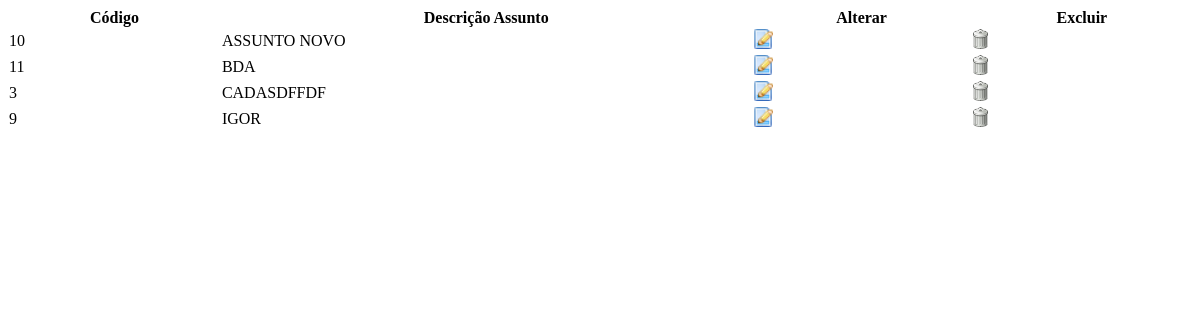
Before: /site/recursos/includes/listar/listar_assuntos.php (signed in) with the older database file.
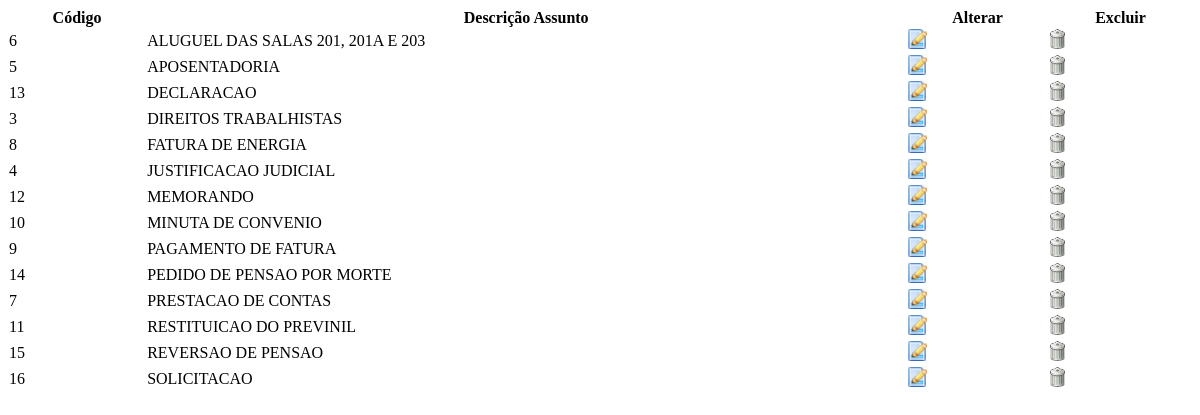
After: the same page with the newer database file.
### tables this page shows
CREATE TABLE `assunto` (
  `idAssunto` int(11) NOT NULL,
  `descricao_assunto` varchar(50) NOT NULL,
  `usuario` varchar(50) NOT NULL
);

### site/recursos/includes/listar/listar_assuntos.php (the view, shortened to what this page needs)
<!DOCTYPE html>
<html>
    <head>
    </head>
    <body>
        <div style="overflow: auto; max-width: 100%;">
            <table id="table" class="display" cellspacing="0" width="100%">
                <thead>
                    <tr>
                        <th>Código</th>
                        <th>Descrição Assunto</th>
                        <th>Alterar</th>
                        <th>Excluir</th>
                    </tr>
                </thead>
                <tbody>
                    <?php
                    include_once '../estrutura/conexao/conexao.php';
                    $sql = "select * FROM assunto order by descricao_assunto";
                    $query = $pdo->prepare($sql);
                    $query->execute();
                    for ($i = 0; $dados = $query->fetch(); $i++) {
                        ?>
                        <tr>
                            <td><?php echo $dados['idAssunto']; ?></td>
                            <td><?php echo $dados['descricao_assunto']; ?></td>
                            <td><a href="#" id="edit-editar" data-id="<?php echo $dados['idAssunto']; ?>|<?php echo $dados['descricao_assunto']; ?>"><img src="recursos/imagens/estrutura/alterar.png" height="20px;" alt="alterar"></a></td>
                            <td><a href="#" id="edit-excluir"  data-id="<?php echo $dados['idAssunto']; ?>|<?php echo $dados['descricao_assunto']; ?>"><img src="recursos/imagens/estrutura/lixeira.png" alt="excluir" height="20px;"></a></td>
                        </tr>
                        <?php
                    }
                    ?>
                </tbody>
            </table>
        </div>
    </body>
</html>

Changed rows visible on the page:
added assunto: idAssunto "6", descricao_assunto "ALUGUEL DAS SALAS 201, 201A E 203"
added assunto: idAssunto "5", descricao_assunto "APOSENTADORIA"
added assunto: idAssunto "13", descricao_assunto "DECLARACAO"
changed assunto id 3: descricao_assunto "CADASDFFDF" → "DIREITOS TRABALHISTAS"; moves up the list
added assunto: idAssunto "8", descricao_assunto "FATURA DE ENERGIA"
added assunto: idAssunto "4", descricao_assunto "JUSTIFICACAO JUDICIAL"
added assunto: idAssunto "12", descricao_assunto "MEMORANDO"
changed assunto id 10: descricao_assunto "ASSUNTO NOVO" → "MINUTA DE CONVENIO"
changed assunto id 9: descricao_assunto "IGOR" → "PAGAMENTO DE FATURA"; moves up the list
added assunto: idAssunto "14", descricao_assunto "PEDIDO DE PENSAO POR MORTE"
added assunto: idAssunto "7", descricao_assunto "PRESTACAO DE CONTAS"
changed assunto id 11: descricao_assunto "BDA" → "RESTITUICAO DO PREVINIL"
added assunto: idAssunto "15", descricao_assunto "REVERSAO DE PENSAO"
added assunto: idAssunto "16", descricao_assunto "SOLICITACAO"
